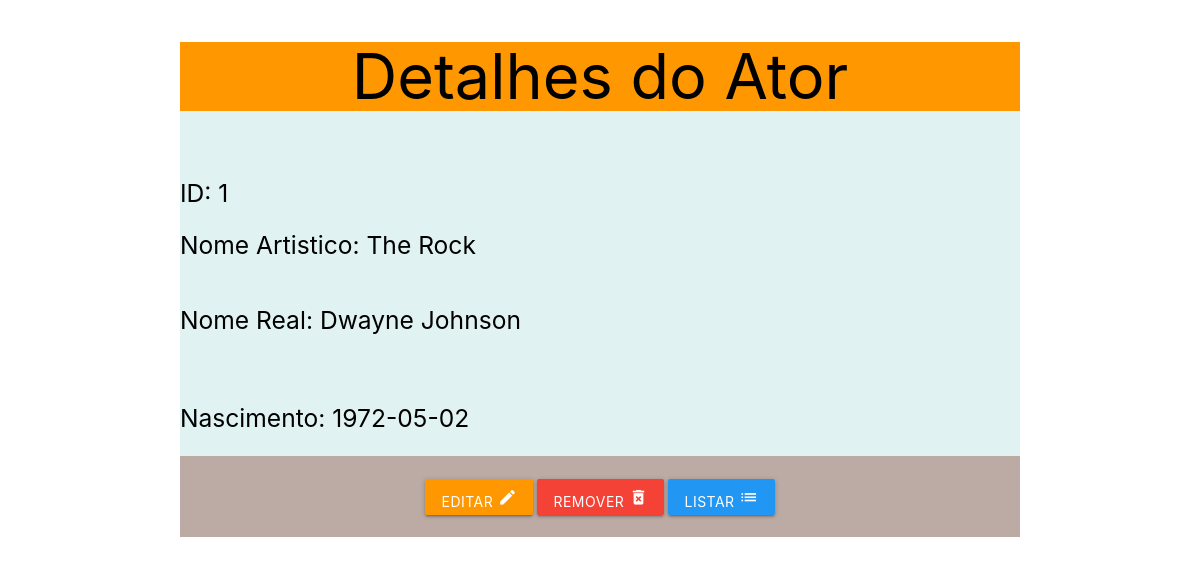
Page /VIEW/ator/detator.php?id=1 on the committed database.
### tables this page shows
CREATE TABLE `ator` (
  `id` int(11) NOT NULL,
  `nome_artistico` varchar(35) NOT NULL,
  `nome_real` varchar(50) NOT NULL,
  `nascimento` date NOT NULL
);

### DAL/dalAtor.php (called while the page is built, shortened)
<?php
    include_once  'C:\xampp\htdocs\trabalho2bcct2php2023\MODEL\ator.php';
    class dalAtor {
        public function SelectID(int $id){
            $sql = "select * from ator where id=?;";
            $pdo = Conexao::conectar();
            $query = $pdo->prepare($sql);
            $query->execute (array($id));
            $linha = $query->fetch(\PDO::FETCH_ASSOC);
            $ator = new \MODEL\Ator();
            $ator->setId($linha['id']);
            $ator->setNomeArtistico($linha['nome_artistico']);
            $ator->setNomeReal($linha['nome_real']);
            $ator->setNascimento($linha['nascimento']);
            return $ator;
        }
    }
?>

### BLL/bllator.php (called while the page is built, shortened)
<?php
    include_once 'C:\xampp\htdocs\trabalho2bcct2php2023\DAL\dalAtor.php';
    class bllAtor {
        public function SelectID (int $id){
            $dal = new  \Dal\dalAtor();
            return $dal->SelectID($id);
        }
    }
?>

### MODEL/ator.php (called while the page is built, shortened)
<?php
   class Ator{
        private ?int $id;
        private ?string $nome_artistico;
        private ?string $nome_real;
        private ?string $nascimento;
        public function getId() {
            return $this->id;
        }
        public function setId(int $id){
            $this->id = $id;
        }
        public function getNomeArtistico() {
            return $this->nome_artistico;
        }
        public function setNomeArtistico(string $nome_artistico){
            $this->nome_artistico = $nome_artistico;
        }
        public function getNomeReal() {
            return $this->nome_real;
        }
        public function setNomeReal(string $nome_real){
            $this->nome_real = $nome_real;
        }
        public function getNascimento() {
            return $this->nascimento;
        }
        public function setNascimento(string $nascimento){
            $this->nascimento = $nascimento;
        }
   }
?>

### VIEW/ator/detator.php (the view, shortened to what this page needs)
<?php
include_once 'C:\xampp\htdocs\trabalho2bcct2php2023\BLL\bllator.php';
$id = $_GET['id'];
$bll = new  \BLL\bllAtor();
$ator = $bll->SelectID($id);
?>
<!DOCTYPE html>
<html lang="pt-br">
<head>
    <link rel="stylesheet" href="https://cdnjs.cloudflare.com/ajax/libs/materialize/1.0.0/css/materialize.min.css">
</head>
<body>
    <div class="container teal lighten-5 black-text col s12">
        <div class="center orange">
            <h1>Detalhes do Ator</h1>
        </div>
        <div class="row">
            <div class="input-field col s8">
                <label for="id" class="black-text bold">
                    <h5>ID: <?php echo $ator->getId(); ?></h5>
                </label>
                <br>
            </div>
            <div class="input-field col s8">
                <label for="nomeartistico" class="black-text bold">
                    <h5>Nome Artistico: <?php echo $ator->getNomeArtistico(); ?></h5>
                </label>
                </br><br>
            </div>
	    <div class="input-field col s8">
                <label for="nomereal" class="black-text bold">
                    <h5>Nome Real: <?php echo $ator->getNomeReal(); ?></h5>
                </label>
                </br> </br><br>
            </div>
            <div class="input-field col s8">
                <label for="nascimento" class="black-text bold">
                    <h5>Nascimento: <?php echo $ator->getNascimento(); ?></h5>
                </label>
                </br><br>
            </div>
        </div>
        <div class="brown lighten-3 center col s12">
            <br>
            <button class="waves-effect waves-light btn orange" type="button" onclick="JavaScript:location.href='edtator.php?id=' +
                                     <?php echo $ator->getId(); ?>">
                Editar <i class="material-icons">edit</i>
            </button>
            <button class="waves-effect waves-light btn red" type="button" onclick="JavaScript: remover(<?php echo $ator->getId(); ?>);">
                Remover <i class="material-icons">delete_forever</i>
            </button>
            <button class="waves-effect waves-light btn blue" type="button" onclick="JavaScript:location.href='lstator.php'">
                Listar <i class="material-icons">list</i>
            </button>
            <br>
            <br>
        </div>
    </div>
</body>
</html>

### rows in the picture
ator: id "1", nome_artistico "The Rock", nome_real "Dwayne Johnson", nascimento "1972-05-02"
